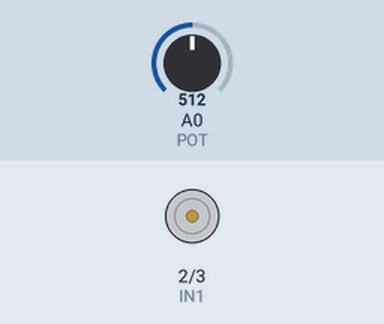
Recording of a sketch running on a simulated Arduino Uno, built with avr-gcc and run on an emulated ATmega328P. Parts: motor-driver pin pairs drawn as motors (green arrow = first pin HIGH = forward, orange = second pin HIGH = backward, longer = more drive, scaled by the enable pin). The inputs (shaded band) are chosen by the test bench; at power-on: A0 (POT) = 512.

Above: at 1.2 s.
1.3 s: A0 (POT) set to 535
2.8 s: A0 (POT) set to 552
4.3 s: A0 (POT) set to 716
At 5.5 s:
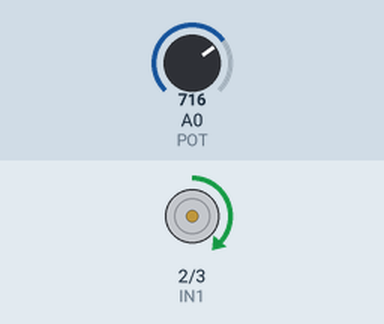
5.8 s: A0 (POT) set to 900
At 6.8 s:
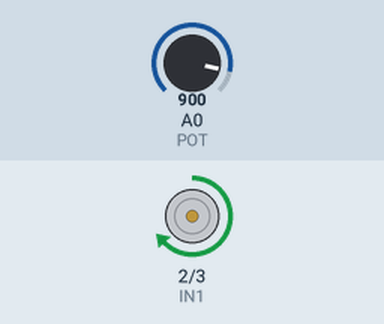
7.3 s: A0 (POT) set to 1023
At 7.9 s:
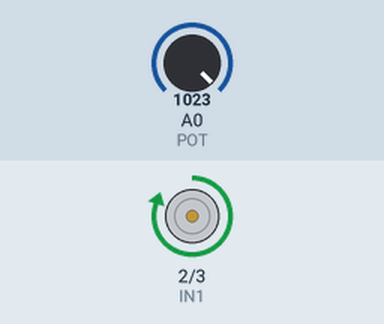
Timing chart, 0 to 9.8 s (numbered marks = the images above; inputs shaded):
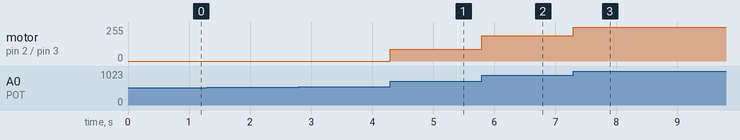

The sketch:

motor_control.ino
```cpp
#define POT A0
#define ENA 9
#define IN1 2
#define IN2 3

// Threshold value to prevent motor jitter around the center position (512)
const int DEADZONE = 40;

void setup() {
  pinMode(ENA, OUTPUT);
  pinMode(IN1, OUTPUT);
  pinMode(IN2, OUTPUT);

  // Ensure the motor is stopped at startup
  analogWrite(ENA, 0);
}

void loop() {
  int val = analogRead(POT);
  int center = 512;
  int diff = val - center;

  // If the potentiometer is within the deadzone, safely stop the motor
  if (abs(diff) < DEADZONE) {
    stopMotor();
    return;
  }

  // Map the remaining pot deviation to a 0-255 PWM speed value
  int speed = map(abs(diff), DEADZONE, 512, 0, 255);

  // Boundary checking to protect against speed value overflows
  if (speed < 0) speed = 0;
  if (speed > 255) speed = 255;

  // Determine motor direction and speed based on the potentiometer position
  if (diff > 0) {
    motorCW(speed);   // Clockwise rotation
  } else {
    motorCCW(speed);  // Counter-Clockwise rotation
  }
}

// Function to stop the motor safely
void stopMotor() {
  analogWrite(ENA, 0);
  digitalWrite(IN1, LOW);
  digitalWrite(IN2, LOW);
}

// Function for Clockwise rotation
void motorCW(int speed) {
  digitalWrite(IN1, HIGH);
  digitalWrite(IN2, LOW);
  analogWrite(ENA, speed);
}

// Function for Counter-Clockwise rotation
void motorCCW(int speed) {
  digitalWrite(IN1, LOW);
  digitalWrite(IN2, HIGH);
  analogWrite(ENA, speed);
}
```

Measured:
- after the input at 1.3 s, every drawn part: stays the same
- after the input at 4.3 s, motor on pin 2 (IN1) / pin 3 (IN2): stopped → forward 88/255 at once
- after the input at 5.8 s, motor on pin 2 (IN1) / pin 3 (IN2): forward 88/255 → forward 188/255 at once
- after the input at 7.3 s, motor on pin 2 (IN1) / pin 3 (IN2): forward 188/255 → forward 254/255 at once
